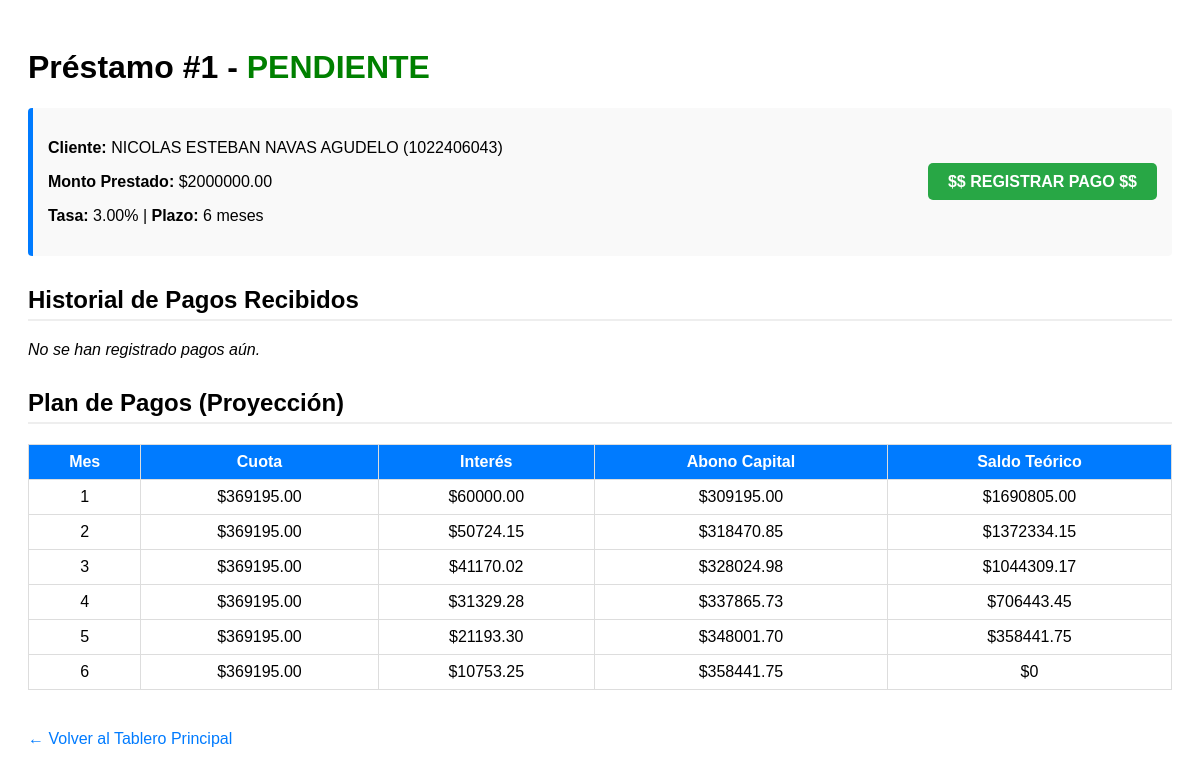
Page /prestamo/1/ on the earlier database version.
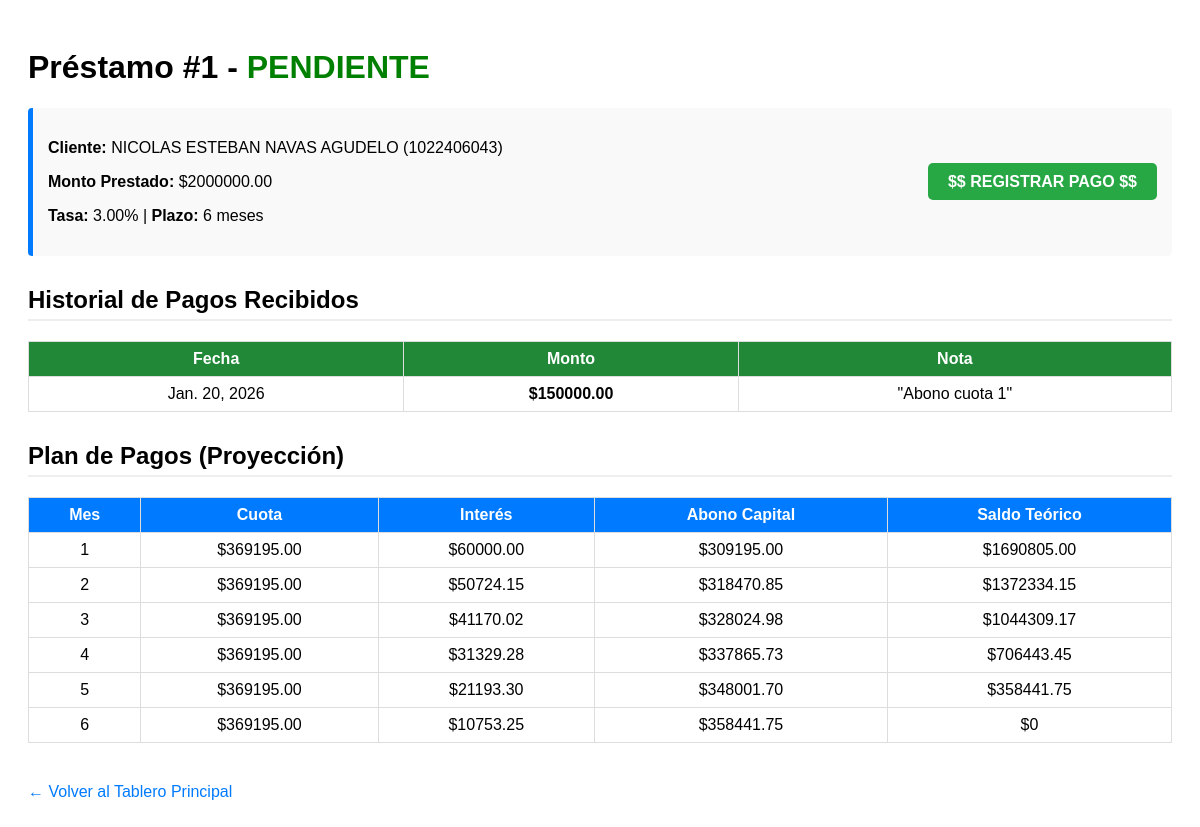
Same page on the later database version.
### creditos/models.py (models this page shows, shortened)
class Pago(models.Model):
    prestamo = models.ForeignKey(Prestamo, on_delete=models.CASCADE, related_name='pagos')
    monto = models.DecimalField(max_digits=12, decimal_places=2)
    fecha = models.DateField()
    nota = models.CharField(max_length=200, blank=True, null=True, help_text="Ej: Transferencia Bancolombia")
    creado_at = models.DateTimeField(auto_now_add=True)

### creditos/views.py (the view)
# urls.py: path('prestamo/<int:prestamo_id>/', views.detalle_prestamo, name='detalle_prestamo'),
def detalle_prestamo(request, prestamo_id):
    prestamo = get_object_or_404(Prestamo, id=prestamo_id)
    tabla = calcular_tabla_amortizacion(
        prestamo.monto,
        prestamo.tasa_interes,
        prestamo.plazo_meses
    )
    return render(request, 'creditos/detalle_prestamo.html', {
        'prestamo': prestamo,
        'tabla': tabla
    })

### creditos/models.py (called while the page is built)
    def __str__(self):
        return f"{self.nombres} {self.apellidos} ({self.documento})"

### creditos/utils.py (called while the page is built)
def calcular_tabla_amortizacion(monto, tasa_interes, plazo):
    monto = Decimal(monto)
    tasa = Decimal(tasa_interes) / 100  # Convertir 5% a 0.05
    plazo = int(plazo)
    if tasa > 0:
        cuota = monto * (tasa * (1 + tasa) ** plazo) / ((1 + tasa) ** plazo - 1)
    else:
        cuota = monto / plazo  # Si la tasa es 0%
    saldo = monto
    tabla = []
    for mes in range(1, plazo + 1):
        interes_mes = saldo * tasa
        capital_mes = cuota - interes_mes
        saldo -= capital_mes
        tabla.append({
            "mes": mes,
            "cuota": round(cuota, 2),
            "interes": round(interes_mes, 2),
            "capital": round(capital_mes, 2),
            "saldo": round(max(0, saldo), 2)
        })
    return tabla

### creditos/templates/creditos/detalle_prestamo.html (shortened to what this page needs)
<!DOCTYPE html>
<html lang="es">
<head>
</head>
<body>
    <h1>Préstamo #{{ prestamo.id }} - <span style="color: green;">{{ prestamo.estado }}</span></h1>
    <div class="ficha">
        <div>
            <p><strong>Cliente:</strong> {{ prestamo.cliente }}</p>
            <p><strong>Monto Prestado:</strong> ${{ prestamo.monto }}</p>
            <p><strong>Tasa:</strong> {{ prestamo.tasa_interes }}% | <strong>Plazo:</strong> {{ prestamo.plazo_meses }} meses</p>
        </div>
        <div>
            <a href="{% url 'registrar_pago' prestamo.id %}" class="btn-pay">$$ REGISTRAR PAGO $$</a>
        </div>
    </div>
    <h2>Historial de Pagos Recibidos</h2>
    {% if prestamo.pagos.all %}
        <table>
            <thead style="background-color: #28a745;">
                <tr>
                    <th style="background-color: #218838;">Fecha</th>
                    <th style="background-color: #218838;">Monto</th>
                    <th style="background-color: #218838;">Nota</th>
                </tr>
            </thead>
            <tbody>
                {% for pago in prestamo.pagos.all %}
                <tr>
                    <td>{{ pago.fecha }}</td>
                    <td><strong>${{ pago.monto }}</strong></td>
                    <td>{{ pago.nota }}</td>
                </tr>
                {% endfor %}
            </tbody>
        </table>
    {% else %}
        <p><em>No se han registrado pagos aún.</em></p>
    {% endif %}
    <h2>Plan de Pagos (Proyección)</h2>
    <table>
        <thead>
            <tr>
                <th>Mes</th>
                <th>Cuota</th>
                <th>Interés</th>
                <th>Abono Capital</th>
                <th>Saldo Teórico</th>
            </tr>
        </thead>
        <tbody>
            {% for fila in tabla %}
            <tr>
                <td>{{ fila.mes }}</td>
                <td>${{ fila.cuota }}</td>
                <td>${{ fila.interes }}</td>
                <td>${{ fila.capital }}</td>
                <td>${{ fila.saldo }}</td>
            </tr>
            {% endfor %}
        </tbody>
    </table>
    <a href="/" class="btn-back">← Volver al Tablero Principal</a>
</body>
</html>

Differences in the rows shown:
added Pago: fecha "Jan. 20, 2026", monto "150000.00", nota "\"Abono cuota 1\""
Other differences:
text no longer shown: "No se han registrado pagos aún."
text now shown: "Fecha Monto Nota"
